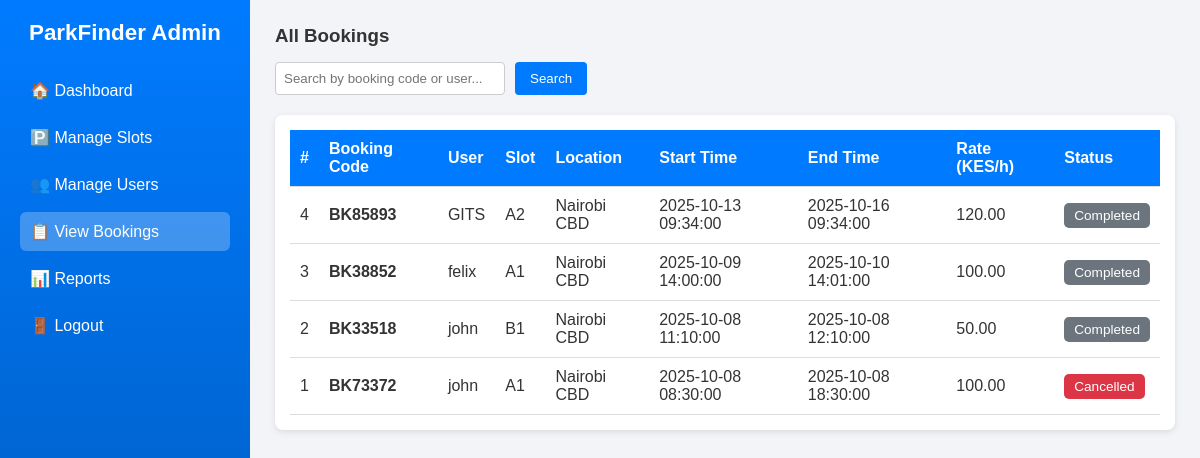
/admin/view_bookings.php (signed in), run on the app's committed database.
### tables this page shows
CREATE TABLE `bookings` (
  `id` int(11) NOT NULL,
  `booking_code` varchar(50) NOT NULL,
  `checkin_time` datetime DEFAULT NULL,
  `checkout_time` datetime DEFAULT NULL,
  `total_fee` decimal(10,2) DEFAULT 0.00,
  `user_id` int(11) NOT NULL,
  `slot_id` int(11) NOT NULL,
  `vehicle_no` varchar(50) DEFAULT NULL,
  `vehicle_type` enum('motorcycle','car','van','truck') DEFAULT 'car',
  `start_time` datetime NOT NULL,
  `end_time` datetime DEFAULT NULL,
  `amount_paid` decimal(10,2) DEFAULT 0.00,
  `status` enum('reserved','active','completed','cancelled','no_show') DEFAULT 'reserved',
  `price` decimal(10,2) DEFAULT 0.00,
  `paid` tinyint(1) DEFAULT 0,
  `payment_method` varchar(50) DEFAULT NULL,
  `receipt_url` varchar(255) DEFAULT NULL,
  `qr_image` varchar(255) DEFAULT NULL,
  `created_at` timestamp NOT NULL DEFAULT current_timestamp(),
  `updated_at` timestamp NOT NULL DEFAULT current_timestamp() ON UPDATE current_timestamp()
);

CREATE TABLE `users` (
  `id` int(11) NOT NULL,
  `name` varchar(100) NOT NULL,
  `email` varchar(150) NOT NULL,
  `phone` varchar(30) DEFAULT NULL,
  `password_hash` varchar(255) NOT NULL,
  `role` enum('driver','attendant','admin') NOT NULL DEFAULT 'driver',
  `created_at` timestamp NOT NULL DEFAULT current_timestamp()
);

CREATE TABLE `parking_slots` (
  `id` int(11) NOT NULL,
  `slot_name` varchar(100) NOT NULL,
  `location` varchar(100) DEFAULT NULL,
  `branch_id` int(11) NOT NULL,
  `slot_code` varchar(50) NOT NULL,
  `type` enum('motorcycle','car','van','truck') DEFAULT 'car',
  `hourly_rate` decimal(10,2) NOT NULL DEFAULT 0.00,
  `status` enum('vacant','occupied','reserved','out_of_service') DEFAULT 'vacant',
  `created_at` timestamp NOT NULL DEFAULT current_timestamp()
);

### admin/view_bookings.php (the view, shortened to what this page needs)
<?php
require_once __DIR__ . '/../src/db.php';
$stmt = $pdo->query("
    SELECT
        b.id,
        b.booking_code,
        u.name AS user_name,
        s.slot_name,
        s.location,
        b.start_time,
        b.end_time,
        b.status,
        s.hourly_rate AS price_per_hour
    FROM bookings b
    JOIN users u ON b.user_id = u.id
    JOIN parking_slots s ON b.slot_id = s.id
    ORDER BY b.id DESC
");
$bookings = $stmt->fetchAll();
?>
<!DOCTYPE html>
<html lang="en">
<head>
</head>
<body>
  <div class="sidebar">
    <h2>ParkFinder Admin</h2>
    <a href="admin_dashboard.php">🏠 Dashboard</a>
    <a href="manage_slots.php">🅿️ Manage Slots</a>
    <a href="manage_users.php">👥 Manage Users</a>
    <a href="view_bookings.php" class="active">📋 View Bookings</a>
    <a href="reports.php">📊 Reports</a>
    <a href="../public/logout.php">🚪 Logout</a>
  </div>
  <div class="main">
    <h3>All Bookings</h3>
    <form method="GET" class="search-box">
      <input type="text" name="q" placeholder="Search by booking code or user...">
      <button type="submit">Search</button>
    </form>
    <div class="table-container">
      <table>
        <thead>
          <tr>
            <th>#</th>
            <th>Booking Code</th>
            <th>User</th>
            <th>Slot</th>
            <th>Location</th>
            <th>Start Time</th>
            <th>End Time</th>
            <th>Rate (KES/h)</th>
            <th>Status</th>
          </tr>
        </thead>
        <tbody>
        <?php if(count($bookings)>0): foreach($bookings as $b): ?>
          <tr>
            <td><?= htmlspecialchars($b['id']) ?></td>
            <td><strong><?= htmlspecialchars($b['booking_code']) ?></strong></td>
            <td><?= htmlspecialchars($b['user_name']) ?></td>
            <td><?= htmlspecialchars($b['slot_name']) ?></td>
            <td><?= htmlspecialchars($b['location']) ?></td>
            <td><?= htmlspecialchars($b['start_time']) ?></td>
            <td><?= htmlspecialchars($b['end_time']) ?></td>
            <td><?= htmlspecialchars($b['price_per_hour']) ?></td>
            <td>
              <?php
              $status=strtolower($b['status']);
              $class=match($status){
                'active'=>'status-active',
                'completed'=>'status-completed',
                'pending'=>'status-pending',
                'cancelled'=>'status-cancelled',
                default=>''
              };
              ?>
              <span class="status-badge <?= $class ?>"><?= ucfirst($status) ?></span>
            </td>
          </tr>
        <?php endforeach; else: ?>
          <tr><td colspan="9" style="text-align:center;color:#777;">No bookings found.</td></tr>
        <?php endif; ?>
        </tbody>
      </table>
    </div>
  </div>
</body>
</html>

### admin/view_bookings.php (style rules this page uses)
* { box-sizing:border-box;margin:0;padding:0;font-family:'Poppins',sans-serif; }
body { display:flex;min-height:100vh;background:#f2f4f8;color:#333; }
.sidebar { width:250px;background:linear-gradient(180deg,#007bff,#0056b3); color:#fff;padding:20px;flex-shrink:0; }
.sidebar h2 { text-align:center;margin-bottom:25px;font-size:1.4rem; }
.sidebar a { display:block;color:#fff;text-decoration:none; padding:10px;border-radius:6px;margin-bottom:8px; transition:background .3s; }
.sidebar a:hover,.sidebar a.active { background:rgba(255,255,255,0.25); }
.main { flex:1;padding:25px; }
.main h3 { margin-bottom:15px; }
.search-box { display:flex;gap:10px;margin-bottom:20px;flex-wrap:wrap; }
.search-box input { padding:8px;width:230px;border:1px solid #ccc;border-radius:4px; }
.search-box button { padding:8px 15px;border:none;background:#007bff;color:#fff; border-radius:4px;cursor:pointer;transition:background .3s; }
.table-container { background:#fff;padding:15px;border-radius:8px; box-shadow:0 2px 6px rgba(0,0,0,0.1);overflow-x:auto; }
table { width:100%;border-collapse:collapse;min-width:800px; }
thead { background:#007bff;color:#fff; }
th,td { padding:10px;text-align:left;border-bottom:1px solid #ddd; }
.status-badge { display:inline-block;padding:5px 10px;font-size:.85rem; border-radius:5px;font-weight:500;text-transform:capitalize; }
.status-completed { background:#6c757d;color:#fff; }
.status-cancelled { background:#dc3545;color:#fff; }

### data on the page
bookings: id "4", booking_code "BK85893", user.name "GITS", slot.slot_name "A2", slot.location "Nairobi CBD", start_time "2025-10-13 09:34:00", end_time "2025-10-16 09:34:00", slot.hourly_rate "120.00", status "Completed"
bookings: id "3", booking_code "BK38852", user.name "felix", slot.slot_name "A1", slot.location "Nairobi CBD", start_time "2025-10-09 14:00:00", end_time "2025-10-10 14:01:00", slot.hourly_rate "100.00", status "Completed"
bookings: id "2", booking_code "BK33518", user.name "john", slot.slot_name "B1", slot.location "Nairobi CBD", start_time "2025-10-08 11:10:00", end_time "2025-10-08 12:10:00", slot.hourly_rate "50.00", status "Completed"
bookings: id "1", booking_code "BK73372", user.name "john", slot.slot_name "A1", slot.location "Nairobi CBD", start_time "2025-10-08 08:30:00", end_time "2025-10-08 18:30:00", slot.hourly_rate "100.00", status "Cancelled"
